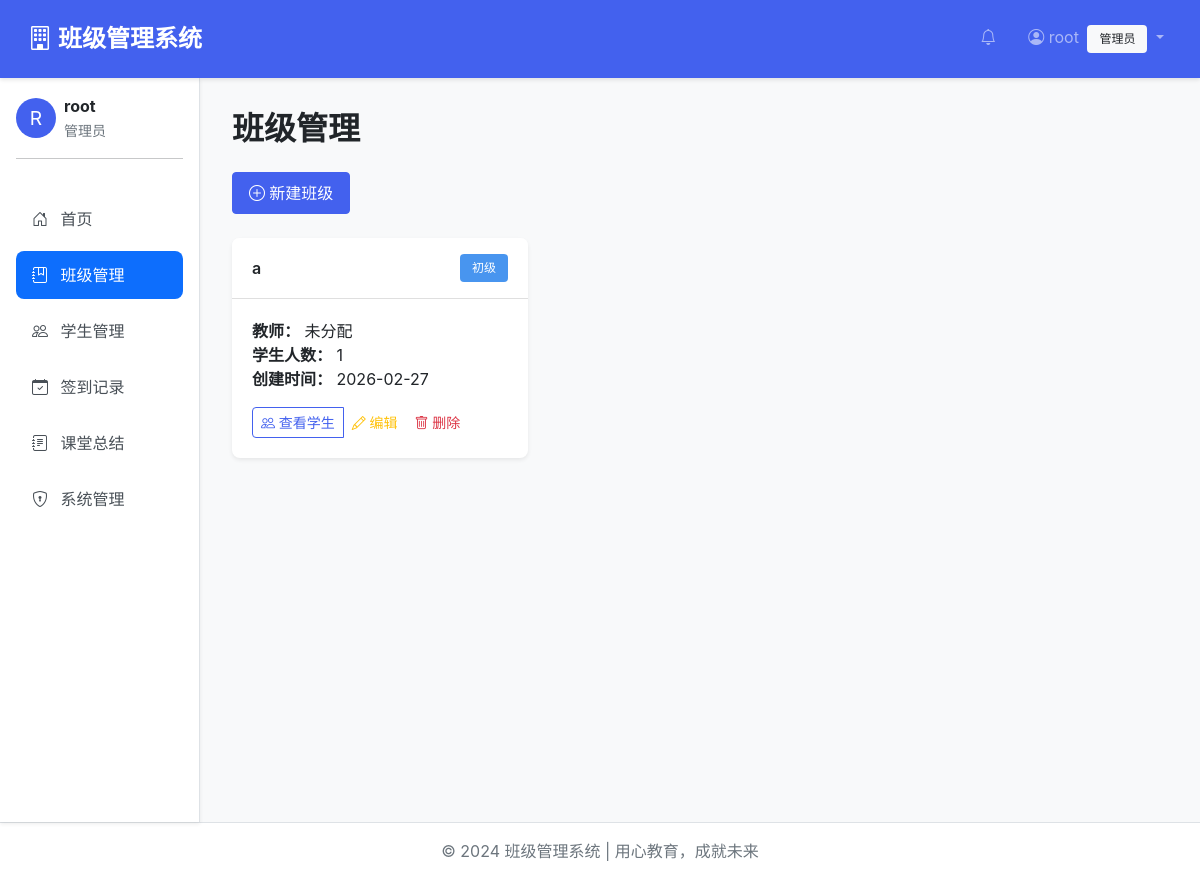
Page /classes/ (signed in) on the committed database.
### apps/accounts/models.py (models this page shows, shortened)
class User(AbstractUser):
    ROLE_CHOICES = [
        ('admin', '管理员'),
        ('teacher', '老师'),
        ('student', '学生'),
        ('parent', '家长'),
    ]
    role = models.CharField('角色', max_length=10, choices=ROLE_CHOICES, default='student')
    phone = models.CharField('手机号', max_length=20, blank=True)
    avatar = models.ImageField('头像', upload_to='avatars/', blank=True, null=True)
    bio = models.TextField('个人简介', max_length=500, blank=True)
    student_id = models.CharField('学号', max_length=50, blank=True, unique=True, null=True)
    grade = models.CharField('年级', max_length=20, blank=True)
    parent_name = models.CharField('家长姓名', max_length=50, blank=True)
    parent_phone = models.CharField('家长电话', max_length=20, blank=True)
    teacher_id = models.CharField('工号', max_length=50, blank=True, unique=True, null=True)
    department = models.CharField('部门', max_length=50, blank=True)
    title = models.CharField('职称', max_length=50, blank=True)
    created_at = models.DateTimeField('创建时间', auto_now_add=True)
    updated_at = models.DateTimeField('更新时间', auto_now=True)
    class Meta:
        verbose_name = '用户'
        verbose_name_plural = '用户'
        ordering = ['-date_joined']
    @property
    def is_teacher(self):
        return self.role == 'teacher'
    @property
    def is_student(self):
        return self.role == 'student'
    @property
    def is_admin_user(self):
        return self.role == 'admin' or self.is_superuser

### apps/classes/models.py (models this page shows, shortened)
class Class(models.Model):
    LEVEL_CHOICES = [
        ('beginner', '初级'),
        ('intermediate', '中级'),
        ('advanced', '高级'),
    ]
    name = models.CharField('班级名称', max_length=100)
    level = models.CharField('级别', max_length=20, choices=LEVEL_CHOICES, default='beginner')
    teacher = models.ForeignKey(
        settings.AUTH_USER_MODEL,
        on_delete=models.SET_NULL,
        null=True,
        blank=True,
        verbose_name='教师',
        related_name='teaching_classes'
    )
    created_by = models.ForeignKey(
        settings.AUTH_USER_MODEL,
        on_delete=models.CASCADE,
        verbose_name='创建者',
        related_name='created_classes'
    )
    created_at = models.DateTimeField('创建时间', auto_now_add=True)
    is_active = models.BooleanField('是否启用', default=True)
    class Meta:
        verbose_name = '班级'
        verbose_name_plural = '班级'
        ordering = ['-created_at']
    @property
    def student_count(self):
        return self.students.filter(is_active=True).count()

### apps/classes/views.py (the view)
# urls.py: path('', views.class_list, name='class_list'),
@login_required
def class_list(request):
    classes = request.user.created_classes.all()
    return render(request, 'classes/list.html', {'classes': classes})

### templates/classes/list.html (shortened to what this page needs)
{% extends 'base.html' %}
{% block content %}
<div class="row mb-4">
    <div class="col-12">
        <h2 class="mb-4">班级管理</h2>
        <button class="btn btn-primary" onclick="showAddClassModal()">
            <i class="bi bi-plus-circle"></i> 新建班级
        </button>
    </div>
</div>
<div class="row">
    {% for class in classes %}
    <div class="col-md-4 mb-4">
        <div class="card">
            <div class="card-header d-flex justify-content-between align-items-center">
                <span>{{ class.name }}</span>
                <span class="badge bg-info">{{ class.get_level_display }}</span>
            </div>
            <div class="card-body">
                <p class="card-text">
                    <strong>教师：</strong> {{ class.teacher.username|default:"未分配" }}<br>
                    <strong>学生人数：</strong> {{ class.student_count }}<br>
                    <strong>创建时间：</strong> {{ class.created_at|date:"Y-m-d" }}
                </p>
                <div class="btn-group" role="group">
                    <a href="{% url 'student_list' %}?class_id={{ class.id }}" class="btn btn-sm btn-outline-primary">
                        <i class="bi bi-people"></i> 查看学生
                    </a>
                    <button class="btn btn-sm btn-outline-warning" onclick="editClass({{ class.id }})">
                        <i class="bi bi-pencil"></i> 编辑
                    </button>
                    <button class="btn btn-sm btn-outline-danger" onclick="deleteClass({{ class.id }})">
                        <i class="bi bi-trash"></i> 删除
                    </button>
                </div>
            </div>
        </div>
    </div>
    {% empty %}
    <div class="col-12">
        <div class="alert alert-info">
            暂无班级，请点击"新建班级"按钮创建。
        </div>
    </div>
    {% endfor %}
</div>
{% endblock %}

### templates/base.html (shortened to what this page needs)
<!DOCTYPE html>
<html lang="zh">
<head>
    <link href="https://cdn.jsdelivr.net/npm/bootstrap@5.1.3/dist/css/bootstrap.min.css" rel="stylesheet">
    <link rel="stylesheet" href="https://cdn.jsdelivr.net/npm/bootstrap-icons@1.8.1/font/bootstrap-icons.css">
    {% load static %}
    <link rel="stylesheet" href="{% static 'css/style.css' %}">
</head>
<body>
    {% if user.is_authenticated %}
    <nav class="navbar navbar-expand-lg navbar-dark bg-primary shadow-sm">
        <div class="container-fluid">
            <a class="navbar-brand" href="{% url 'dashboard' %}">
                <i class="bi bi-building"></i> 班级管理系统
            </a>
            <div class="collapse navbar-collapse" id="navbarNav">
                <ul class="navbar-nav ms-auto">
                    <li class="nav-item">
                        <a class="nav-link" href="#" id="notificationLink">
                            <i class="bi bi-bell"></i>
                        </a>
                    </li>
                    <li class="nav-item dropdown">
                        <a class="nav-link dropdown-toggle" href="#" id="userDropdown" role="button" data-bs-toggle="dropdown">
                            <i class="bi bi-person-circle"></i> {{ user.username }}
                            <span class="badge bg-light text-dark ms-1">{{ user.get_role_display }}</span>
                        </a>
                    </li>
                </ul>
            </div>
        </div>
    </nav>
    <div class="container-fluid">
        <div class="row">
            <div class="col-md-2 p-0">
                <div class="sidebar">
                    <div class="p-3">
                        <div class="d-flex align-items-center mb-3">
                            <div class="avatar-placeholder bg-primary text-white rounded-circle d-flex align-items-center justify-content-center me-2"
                                 style="width: 40px; height: 40px; font-size: 1.2rem;">
                                {{ user.username|first|upper }}
                            </div>
                            <div>
                                <strong>{{ user.get_full_name|default:user.username }}</strong><br>
                                <small class="text-muted">{{ user.get_role_display }}</small>
                            </div>
                        </div>
                        <hr>
                        <nav class="nav flex-column">
    {% if current_role == 'teacher' or user.is_teacher %}
    <a class="nav-link {% if request.path == '/accounts/teacher/' %}active{% endif %}" href="{% url 'teacher_dashboard' %}">
        <i class="bi bi-house-door"></i> 首页
    </a>
    <a class="nav-link {% if '/classes/' in request.path %}active{% endif %}" href="{% url 'class_list' %}">
        <i class="bi bi-journal-bookmark"></i> 班级管理
    </a>
    <a class="nav-link {% if '/students/' in request.path %}active{% endif %}" href="{% url 'student_list' %}">
        <i class="bi bi-people"></i> 学生管理
    </a>
    <a class="nav-link {% if '/attendance/' in request.path %}active{% endif %}" href="{% url 'attendance_list' %}">
        <i class="bi bi-calendar-check"></i> 签到记录
    </a>
    <a class="nav-link {% if '/summaries/' in request.path %}active{% endif %}" href="{% url 'summary_list' %}">
        <i class="bi bi-journal-text"></i> 课堂总结
    </a>
    {% else %}
    <a class="nav-link {% if request.path == '/dashboard/' %}active{% endif %}" href="{% url 'dashboard' %}">
        <i class="bi bi-house-door"></i> 首页
    </a>
    <a class="nav-link {% if '/classes/' in request.path %}active{% endif %}" href="{% url 'class_list' %}">
        <i class="bi bi-journal-bookmark"></i> 班级管理
    </a>
    <a class="nav-link {% if '/students/' in request.path %}active{% endif %}" href="{% url 'student_list' %}">
        <i class="bi bi-people"></i> 学生管理
    </a>
    <a class="nav-link {% if '/attendance/' in request.path %}active{% endif %}" href="{% url 'attendance_list' %}">
        <i class="bi bi-calendar-check"></i> 签到记录
    </a>
    <a class="nav-link {% if '/summaries/' in request.path %}active{% endif %}" href="{% url 'summary_list' %}">
        <i class="bi bi-journal-text"></i> 课堂总结
    </a>
    <a class="nav-link" href="{% url 'admin:index' %}">
        <i class="bi bi-shield-lock"></i> 系统管理
    </a>
    {% endif %}
</nav>
                    </div>
                </div>
            </div>
            <div class="col-md-10 main-content fade-in">
                {% block content %}{% endblock %}
            </div>
        </div>
    </div>
    <footer class="footer">
        <div class="container">
            <span>&copy; 2024 班级管理系统 | 用心教育，成就未来</span>
        </div>
    </footer>
    {% else %}
    {% block auth_content %}{% endblock %}
    {% endif %}
</body>
</html>

### static/core/css/style.css (style rules this page uses)
:root { --primary-color: #4361ee; --secondary-color: #3f37c9; --success-color: #4cc9f0; --danger-color: #f72585; --warning-color: #f8961e; --info-color: #4895ef; --light-color: #f8f9fa; --dark-color: #212529; --gray-color: #6c757d; --border-color: #dee2e6; --shadow-sm: 0 2px 4px rgba(0,0,0,0.1); --shadow-md: 0 4px 6px rgba(0,0,0,0.1); --shadow-lg: 0 10px 15px rgba(0,0,0,0.1); --border-radius-sm: 0.25rem; --border-radius-md: 0.5rem; --border-radius-lg: 1rem; --transition: all 0.3s ease; }
* { margin: 0; padding: 0; box-sizing: border-box; }
body { font-family: -apple-system, BlinkMacSystemFont, "Segoe UI", Roboto, "Helvetica Neue", Arial, sans-serif; font-size: 1rem; font-weight: 400; line-height: 1.5; color: var(--dark-color); background-color: #f5f7fb; }
h1, h2, h3, h4, h5, h6 { font-weight: 600; line-height: 1.2; margin-bottom: 1rem; }
h2 { font-size: 2rem; }
a { color: var(--primary-color); text-decoration: none; transition: var(--transition); }
.btn { display: inline-block; font-weight: 500; text-align: center; white-space: nowrap; vertical-align: middle; user-select: none; border: 1px solid transparent; padding: 0.5rem 1rem; font-size: 1rem; line-height: 1.5; border-radius: var(--border-radius-sm); transition: var(--transition); cursor: pointer; }
.btn-primary { background-color: var(--primary-color); border-color: var(--primary-color); color: white; }
.btn-outline-primary { background-color: transparent; border-color: var(--primary-color); color: var(--primary-color); }
.btn-sm { padding: 0.25rem 0.5rem; font-size: 0.875rem; }
.card { position: relative; display: flex; flex-direction: column; min-width: 0; word-wrap: break-word; background-color: #fff; background-clip: border-box; border: 1px solid var(--border-color); border-radius: var(--border-radius-md); box-shadow: var(--shadow-sm); }
.card-header { padding: 1rem 1.25rem; margin-bottom: 0; background-color: rgba(0, 0, 0, 0.03); border-bottom: 1px solid var(--border-color); font-weight: 600; }
.card-header:first-child { border-radius: calc(var(--border-radius-md) - 1px) calc(var(--border-radius-md) - 1px) 0 0; }
.card-body { flex: 1 1 auto; padding: 1.25rem; }
.badge { display: inline-block; padding: 0.25rem 0.5rem; font-size: 0.75rem; font-weight: 700; line-height: 1; text-align: center; white-space: nowrap; vertical-align: baseline; border-radius: var(--border-radius-sm); color: white; }
.navbar { position: relative; display: flex; flex-wrap: wrap; align-items: center; justify-content: space-between; padding: 1rem 1rem; background-color: white; box-shadow: var(--shadow-sm); }
.navbar-brand { display: inline-block; padding-top: 0.3125rem; padding-bottom: 0.3125rem; margin-right: 1rem; font-size: 1.5rem; font-weight: 600; color: var(--primary-color); }
.navbar-nav { display: flex; flex-direction: row; list-style: none; margin: 0; padding: 0; }
.nav-item { margin-left: 1rem; }
.nav-link { display: block; padding: 0.5rem 1rem; color: var(--dark-color); transition: var(--transition); }
.nav-link:hover, .nav-link.active { color: var(--primary-color); }
.sidebar { min-height: calc(100vh - 70px); background-color: white; border-right: 1px solid var(--border-color); box-shadow: var(--shadow-sm); }
.sidebar .nav { padding: 1rem 0; }
.sidebar .nav-link { display: block; padding: 0.75rem 1.5rem; color: var(--dark-color); transition: var(--transition); }
.sidebar .nav-link.active { background-color: var(--primary-color); color: white; }
.sidebar .nav-link i { margin-right: 0.5rem; }
.text-dark { color: var(--dark-color) !important; }
.text-white { color: #fff !important; }
.text-muted { color: var(--gray-color) !important; }
.bg-primary { background-color: var(--primary-color) !important; }
.bg-info { background-color: var(--info-color) !important; }
.bg-light { background-color: var(--light-color) !important; }
.rounded-circle { border-radius: 50% !important; }
.shadow-sm { box-shadow: var(--shadow-sm) !important; }
.mb-3 { margin-bottom: 1rem !important; }
.mb-4 { margin-bottom: 1.5rem !important; }
.p-0 { padding: 0 !important; }
.p-3 { padding: 1rem !important; }
.d-flex { display: flex !important; }
.flex-column { flex-direction: column !important; }
.justify-content-center { justify-content: center !important; }
.justify-content-between { justify-content: space-between !important; }
.align-items-center { align-items: center !important; }
.fade-in { animation: fadeIn 0.3s ease-in-out; }

### rows in the picture
User: username "root", role "管理员", username|first "R", get_full_name "root"
Class: name "a", level "初级", teacher.username "未分配", student_count "1", created_at "2026-02-27"
